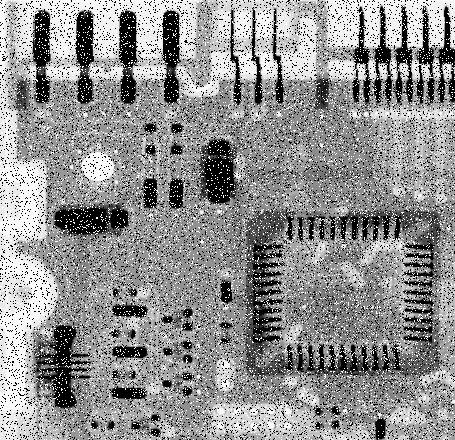
#> input picture Imagenes prueba/Board.jpg, 455 x 440 px
$ jupyter execute interfaz_cargar_hit_or_miss.ipynb
#> lines starting #> are read from the running program, lines starting #| are printed output that depends on the picture; after the words box and inside, x2 and y2 are one past the last pixel; in counts of white or black regions, pixels touching at a corner belong together
[cell 1]
import cv2
import numpy as np
from matplotlib import pyplot as plt
from skimage import io
import skimage.color as color

# Función para cargar la imagen y aplicar Hit-or-Miss
def cargarImagen():
    filename = input("Ingrese el nombre del archivo de imagen (incluyendo la extensión): ")
#> the answer given: ../Imagenes prueba/Board.jpg

    # Leer la imagen
    img = io.imread(filename)
#> img is the input picture: shape (440, 455); min 0, max 255, mean 144.1

    # Mostrar la imagen original
    plt.figure(figsize=(10, 7))
    plt.subplot(1, 3, 1)
    plt.imshow(img, cmap='gray')
    plt.title('Imagen Original')

    # Convertir la imagen a escala de grises si es necesario
    if img.ndim == 3:
        img_gray = color.rgb2gray(img)
    else:
        img_gray = img

    # Binarizar la imagen
    _, img_binaria = cv2.threshold((img_gray * 255).astype(np.uint8), 0, 255, cv2.THRESH_BINARY + cv2.THRESH_OTSU)
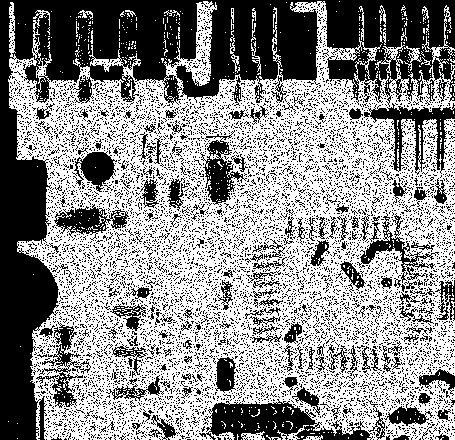
#> img_binaria: shape (440, 455); 55.5% white; 8168 black regions (7992 under 20 px), largest, box (x1, y1, x2, y2) and area: (0, 0, 455, 440) 44655, (199, 399, 373, 440) 3554, (364, 103, 455, 175) 1986

    # Mostrar la imagen binaria
    plt.subplot(1, 3, 2)
    plt.imshow(img_binaria, cmap='gray')
    plt.title('Imagen Binaria')

    # Definir los elementos estructurantes para el Hit-or-Miss
    se1 = np.array([[0, 0, 0], [1, 1, 0], [0, 0, 0]], dtype=np.uint8)
    se2 = np.array([[1, 1, 1], [0, 0, 1], [1, 1, 1]], dtype=np.uint8)

    # Aplicar la operación Hit-or-Miss
    hit_miss = cv2.morphologyEx(img_binaria, cv2.MORPH_HITMISS, se1 - se2)
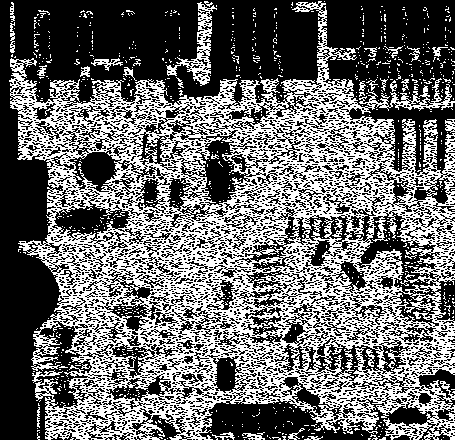
#> hit_miss: shape (440, 455); 41.7% white in thin lines or dots

    # Mostrar la imagen resultante de Hit-or-Miss
    plt.subplot(1, 3, 3)
    plt.imshow(hit_miss, cmap='gray')
    plt.title('Hit-or-Miss')

    # Mostrar todas las imágenes
    plt.show()
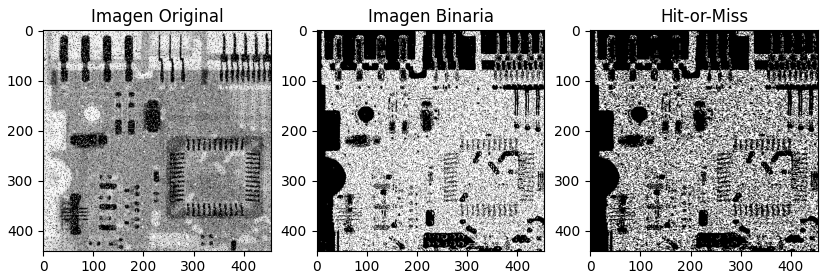
#> figure drawn by matplotlib, 3 panels

# Llamar a la función para cargar la imagen
cargarImagen()

$ run again, on Imagenes prueba/Radio.jpg
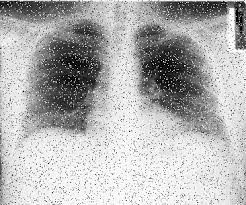
#> input picture Imagenes prueba/Radio.jpg, 246 x 205 px
#> in cargarImagen, img is the input picture: shape (205, 246, 3); min 0, max 255, mean 177.4
#> in cargarImagen, `_, img_binaria = cv2.threshold((img_gray * 255).astype(np.uint8), 0, 2..`:
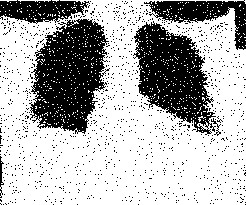
#> img_binaria: shape (205, 246); 68.8% white; 1134 black regions (1128 under 20 px), largest, box (x1, y1, x2, y2) and area: (29, 19, 110, 134) 5944, (133, 21, 216, 135) 5001, (144, 0, 246, 50) 1832, (0, 0, 90, 24) 1387, (0, 156, 4, 198) 77, (211, 118, 221, 136) 40
#> hit_miss: shape (205, 246); 62.7% white; 877 black regions (868 under 20 px), largest, box (x1, y1, x2, y2) and area: (23, 19, 113, 134) 6760, (131, 21, 224, 136) 5760, (144, 0, 246, 50) 2072
#> in cargarImagen, `plt.show()`:
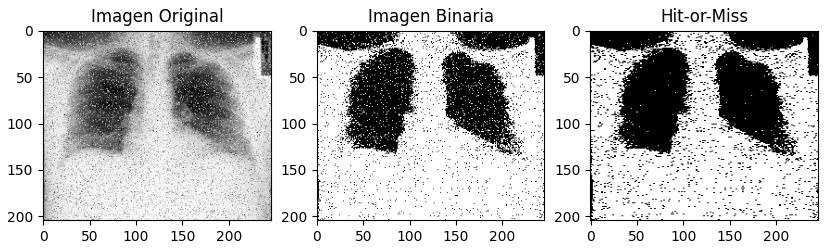
#> figure drawn by matplotlib, 3 panels
